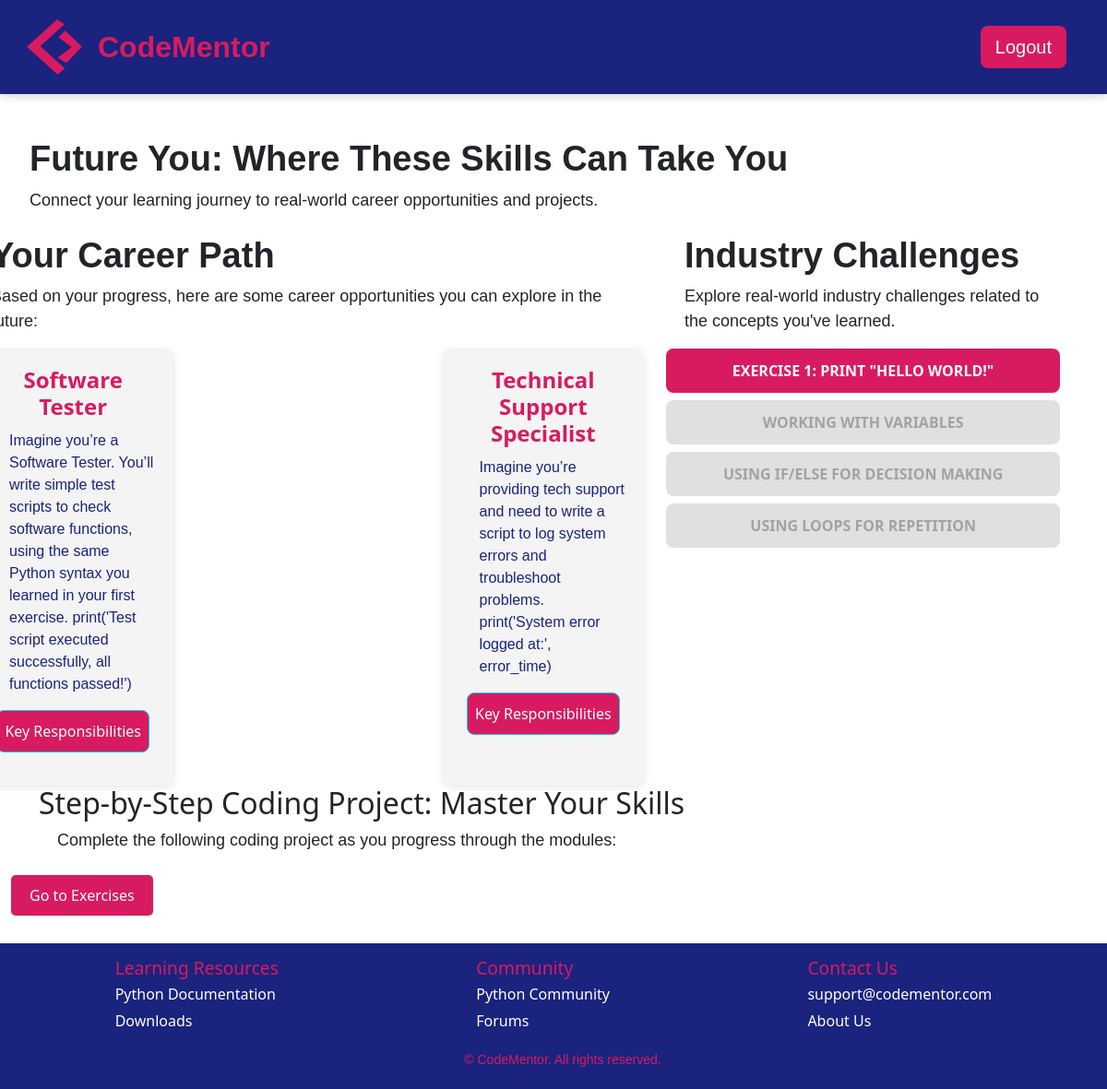
The app's page /future_you (signed in) with its own data.
### app.py (models this page shows, shortened)
class CareerSuggestions(db.Model):
    CSid = db.Column(db.Integer, primary_key=True)
    title = db.Column(db.String(100), nullable=False)
    description = db.Column(db.Text, nullable=False)
    exerciseid = db.Column(db.Integer, db.ForeignKey('exercise.exerciseid'), nullable=True)  # Link to Exercise table
    keyresponsibilities = db.Column(db.Text, nullable=True)
    exercise = db.relationship('Exercise', backref='career_suggestions', lazy=True)  # Access career suggestions from exercise

class Exercise(db.Model):
    exerciseid = db.Column(db.Integer, primary_key=True)
    moduleid = db.Column(db.Integer, db.ForeignKey('module.moduleid'), nullable=False)
    title = db.Column(db.String(100), nullable=False)
    description = db.Column(db.Text, nullable=False)
    user_progress = db.relationship('UserExerciseProgress', backref='exercise', lazy=True)

### app.py (the view)
@app.route('/future_you', methods=['GET', 'POST'])
@login_required
def future_you():
    userid = current_user.userid  # Assuming `userid` is the primary key for the User model
    user_module_progress = UserModuleProgress.query.filter_by(userid=userid).first()
    if user_module_progress:
        current_module_id = user_module_progress.moduleid
    else:
        current_module_id = None  # Or handle if the user has no progress
    second_exercise_completed = check_if_second_exercise_completed(userid, current_module_id)
    exercises = Exercise.query.all()
    completed_exercises = UserExerciseProgress.query.filter_by(userid=userid).all()
    career_suggestions = []
    seen_exercise_ids = set()  # To avoid duplicate suggestions
    for completed_exercise in completed_exercises:
        exercise = Exercise.query.get(completed_exercise.exerciseid)
        if exercise and exercise.moduleid == current_module_id and completed_exercise.status == 'completed' and completed_exercise.exerciseid not in seen_exercise_ids:
            suggestions = CareerSuggestions.query.filter_by(exerciseid=exercise.exerciseid).all()
            career_suggestions.extend(suggestions)  # Add the career suggestions for this exercise
            seen_exercise_ids.add(completed_exercise.exerciseid)  # Track this exercise as processed
    completed_exercises = UserExerciseProgress.query.filter_by(userid=userid, status='completed').all()
    completed_exercise_ids = {ex.exerciseid for ex in completed_exercises}
    exercises_with_status = []
    for exercise in exercises:
        exercises_with_status.append({
            'exerciseid': exercise.exerciseid,
            'title': exercise.title,
            'is_completed': exercise.exerciseid in completed_exercise_ids  # Enable if completed
        })
    if request.method == 'POST':
        if second_exercise_completed:
            return redirect(url_for('dashboard'))
        else:
            return redirect(url_for('exercises', module_id=current_module_id))
    return render_template('future_you.html',
                           second_exercise_completed=second_exercise_completed,
                           career_suggestions=career_suggestions,
                           exercises_with_status=exercises_with_status)

### app.py (called while the page is built)
@login_manager.user_loader
def load_user(userid):
    return User.query.get(int(userid))

def check_if_second_exercise_completed(userid, module_id):
    second_exercise = Exercise.query.filter_by(moduleid=module_id).order_by(Exercise.exerciseid).offset(1).first()  # This grabs the second exercise based on the module
    if second_exercise:
        user_progress = UserExerciseProgress.query.filter_by(userid=userid, exerciseid=second_exercise.exerciseid).first()
        return user_progress is not None and user_progress.status == 'completed'
    return False

### templates/future_you.html (shortened to what this page needs)
{% extends 'base.html' %}
{% block content %}
    <div class="intro">
        <h1>Future You: Where These Skills Can Take You</h1>
        <p>Connect your learning journey to real-world career opportunities and projects.</p>
    </div>
<section class="future-you-section">
    <div class="container mt-4">
        <div class="row">
            <div class="col-md-8">
                <h1 class="text-left">Your Career Path</h1>
                <p class="text-left">Based on your progress, here are some career opportunities you can explore in the future:</p>
                <div class="career-path-boxes-container">
                    {% if career_suggestions %}
                    <div class="career-paths-container">
                        {% for career in career_suggestions %}
                            <div class="career-path-box">
                                <h3 class="career-title">{{ career.title }}</h3>
                                <p class="career-description">{{ career.description }}</p>
                                <button class="btn btn-info learn-more-btn" data-csid="{{ career.CSid }}">Key Responsibilities</button>
                            </div>
                        {% endfor %}
                    </div>
                    {% else %}
                        <p>No career suggestions available for this module yet.</p>
                    {% endif %}
                </div>
            </div>
            <div class="col-md-4">
                <div class="industry-challenges">
                    <h1>Industry Challenges</h1>
                    <p>Explore real-world industry challenges related to the concepts you've learned.</p>
                    <div class="d-grid gap-2">
                        {% for exercise in exercises_with_status %}
                            <button class="industry btn-primary"
                                {% if not exercise.is_completed %} disabled {% endif %}
                                    data-url="{{ url_for('industry_challenges', exercise_id=exercise.exerciseid) }}">
                                {{ exercise.title }}
                            </button>
                        {% endfor %}
                    </div>
                </div>
            </div>
        </div>
        <h2>Step-by-Step Coding Project: Master Your Skills</h2>
        <p>Complete the following coding project as you progress through the modules:</p>
    </div>
    {% if second_exercise_completed %}
        <form method="POST">
            <button type="submit" class="btn btn-custom">Go to Dashboard</button>
        </form>
    {% else %}
        <form method="POST">
            <button type="submit" class="btn btn-custom">Go to Exercises</button>
        </form>
    {% endif %}
</section>
{% endblock %}

### templates/base.html (shortened to what this page needs)
<!DOCTYPE html>
<html lang="en">
<head>
    <link rel="stylesheet" href="https://cdn.jsdelivr.net/npm/bootstrap@5.3.3/dist/css/bootstrap.min.css">
    <link rel="stylesheet" type="text/css" href="/static/css/styles.css">
    <link rel="stylesheet" href="https://cdnjs.cloudflare.com/ajax/libs/font-awesome/6.0.0-beta3/css/all.min.css">
</head>
<body>
    <header>
      <nav class="navbar navbar-expand-lg">
          <div class="container-fluid">
              <div class="logo-container d-flex align-items-center">
                  <svg width="20" height="20" viewBox="0 0 100 100"></svg>
                  <a class="navbar-brand" href="{{ url_for('home') }}">
                      <img src="/static/images/CMLogo.png" alt="CodeMentor Logo" class="logo-image">
                  </a>
                  <span class="logo-text">CodeMentor</span>
              </div>
              <div class="collapse navbar-collapse" id="navbarContent">
                <ul class="navbar-nav ms-auto d-flex gap-2">
                    {% if current_user.is_authenticated %}
                        {% if request.endpoint == 'exercises' %}
                            <li class="nav-item">
                              <a href="{{ url_for('dashboard') }}" class="btn btn-link back-arrow-btn">
                                  <i class="fas fa-arrow-left"></i>
                              </a>
                          </li>
                        {% else %}
                            <li class="nav-item">
                                <a href="{{ url_for('logout') }}" class="btn custom-btn-primary btn-lg">Logout</a>
                            </li>
                        {% endif %}
                    {% endif %}
                </ul>
              </div>
          </div>
      </nav>
    </header>
    <main class="container-fluid flex-grow-1">
        {% block content %}{% endblock %}
    </main>
    <div id="scroll-indicator" class="scroll-indicator">
    </div>
{% if request.endpoint not in ["login", "register", "dashboard", "exercises"] %}
<footer class="footer">
    <div class="footer-content">
      <div class="footer-section">
        <h3>Learning Resources</h3>
        <ul>
          <li><a href="https://www.python.org/doc/">Python Documentation</a></li>
          <li><a href="https://www.python.org/downloads/">Downloads</a></li>
        </ul>
      </div>
      <div class="footer-section">
        <h3>Community</h3>
        <ul>
          <li><a href="https://www.python.org/community/">Python Community</a></li>
          <li><a href="https://www.python.org/community/forums/">Forums</a></li>
        </ul>
      </div>
      <div class="footer-section">
        <h3>Contact Us</h3>
        <ul>
          <li><a href="mailto:support@codementor.com">support@codementor.com</a></li>
          <li><a href="https://codementor.com/about">About Us</a></li>
        </ul>
      </div>
    </div>
    <div class="footer-bottom">
      <p>&copy; {{ year }} CodeMentor. All rights reserved.</p>
    </div>
</footer>
{% endif %}
</body>
</html>

### static/css/styles.css (style rules this page uses)
header { box-shadow: 0 2px 10px rgba(0, 0, 0, 0.1); position: fixed; top: 0; width: 100%; z-index: 1000; }
body, html { margin: 0; padding: 0; height: 100%; }
body { display: flex; flex-direction: column; height: 100%; }
main { flex: 1; margin-top: 200px; }
h1 { font-weight: bold; font-size: 38px; font-family: Verdana, Geneva, Tahoma, sans-serif; margin-left: 20px; }
p { font-size: 18px; font-family: Verdana, Geneva, Tahoma, sans-serif; margin-left: 20px; }
.navbar { background: #1a237e; padding: 1rem 2rem; box-shadow: 0 2px 10px rgba(0,0,0,0.1); }
.logo-image { width: 60px; height: 60px; }
.logo-text { font-family: Verdana, Geneva, Tahoma, sans-serif; font-weight: bold; font-size: 32px; color: #D81B60; margin-left: 1px; display: inline-block; }
.logo-container { margin-left: -35px; }
.custom-btn-primary { background-color: #D81B60 !important; color: white !important; border: none !important; font-family: Verdana, Geneva, Tahoma, sans-serif; }
.navbar-nav { display: flex; flex-direction: row; gap: 15px; align-items: center; justify-content: flex-end; }
.scroll-indicator { position: fixed; bottom: 20px; left: 50%; transform: translateX(-50%); font-size: 2rem; color: #D81B60; cursor: pointer; animation: bounce 1.5s infinite; display: none; }
.footer { background-color: #1a237e; color: #ffffff; padding: 5px 20px; position: relative; width: 100%; margin-top: 30px; }
.footer-content { display: flex; justify-content: space-around; flex-wrap: wrap; gap: 5px; padding: 10px 0; }
.footer-section h3 { color: #D81B60; font-size: 1.2rem; margin-bottom: 5px; }
.footer-section ul { list-style: none; padding: 0; margin: 0; }
.footer-section ul li { margin-bottom: 5px; }
.footer-section ul li a { text-decoration: none; color: #ffffff; font-size: 1rem; }
.footer-bottom { text-align: center; margin-top: 5px; color: #D81B60; }
body, html { height: 100%; margin: 0; display: flex; flex-direction: column; }
.footer-bottom p { font-size: 14px; }
.intro { margin-top: -50px; padding-top: 0; margin-bottom: 20px; }
.col-md-8 { margin-left: -80px; padding-left: 20px; }
.industry-challenges { width: 120%; max-width: 500px; }
.career-paths-container { display: flex; flex-wrap: wrap; gap: 20px; justify-content: space-between; }
.career-path-box { background-color: #f4f4f4; padding: 20px; width: 30%; border-radius: 10px; box-shadow: 0 2px 10px rgba(0, 0, 0, 0.1); transition: transform 0.3s ease-in-out; text-align: center; }
.career-title { font-size: 1.5rem; font-weight: bold; color: #D81B60; text-decoration: none; }
.career-description { font-size: 1rem; color: #1a237e; margin-top: 10px; text-align: left; }
.btn-custom { background-color: #D81B60 !important; color: white; padding: 10px 20px; border: none; border-radius: 5px; font-size: 1rem; }
.learn-more-btn { background-color: #D81B60; color: white; padding: 10px 08px; font-size: 1rem; border-radius: 8px; }
.industry { background-color: #D81B60; color: white; border: none; padding: 12px 24px; font-size: 16px; font-weight: bold; text-transform: uppercase; border-radius: 8px; cursor: pointer; transition: background-color 0.3s ease, transform 0.2s ease; display: inline-block; text-align: center; }
.industry:disabled { background-color: #ccc; color: #666; cursor: not-allowed; box-shadow: none; opacity: 0.6; }

### records on screen
CareerSuggestions: title "Software Tester", description "Imagine you’re a Software Tester. You’ll write simple test scripts to check software functions, using the same Python syntax you learned in your first exercise. print('Test script executed successfully, all functions passed!')"
CareerSuggestions: title "Technical Support Specialist", description "Imagine you’re providing tech support and need to write a script to log system errors and troubleshoot problems. print('System error logged at:', error_time)"
Exercise: title "EXERCISE 1: PRINT \"HELLO WORLD!\""
Exercise: title "WORKING WITH VARIABLES"
Exercise: title "USING IF/ELSE FOR DECISION MAKING"
Exercise: title "USING LOOPS FOR REPETITION"
